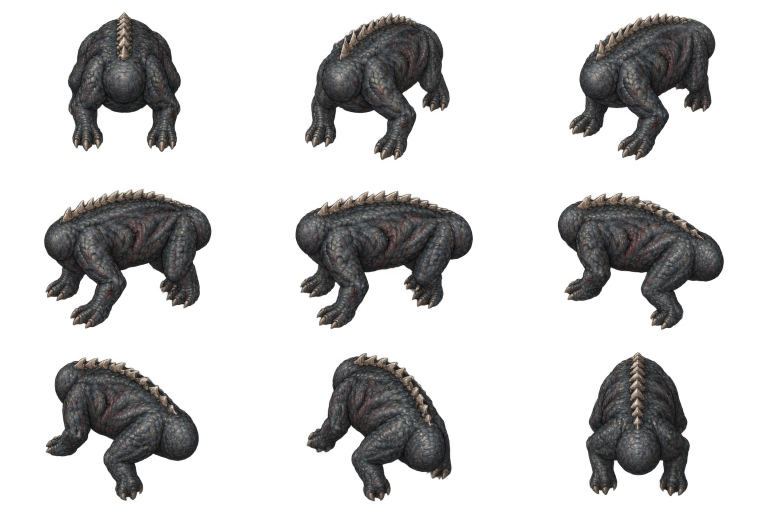
#> input picture martin/dungeon-crawler-01/art/characters/dragon/paint/body16.png, 1536 x 1024 px (shown at 1/2 size); its folder holds 4 pictures in this run
$ python cut_body.py
#> lines starting #> are read from the running program, lines starting #| are printed output that depends on the picture; after the words box and inside, x2 and y2 are one past the last pixel; in counts of white or black regions, pixels touching at a corner belong together
"""Cuts the painted legs off the dragon's 16-direction body: the game draws its own legs (painted bones and feet,
placed by IK), so the body sprite keeps only the torso, the short neck and tail ends, and the tops of the legs.

    python tools/dragon/cut_body.py [body16|body32] [--grow 5] [--soft 2]

Reads art/characters/dragon/paint/<name>.png (painted over guide/<name>.full.png: the body with whole legs, 3 x 3
cells, so the image model paints a real dragon rather than a grub) and guide/<name>.png (the same body with only
shoulder and haunch knobs where the legs join). Keeps the painting inside the knobbed body's outline grown by --grow px
(the painting doesn't follow the guide exactly) and softened by --soft px, and everything above that outline's lower
edge (the painted back and spikes stand higher than the guide's), and the upper half of the cell down to the middle of
that outline (the painting is a little wider than the guide); writes paint/<name>.cut.png. body16: the 9
views S ... N of 32 directions 0, 2 ... 16; body32: the 8 between them, 1, 3 ... 15 (its 9th cell is empty).
"""
import argparse, os
import numpy as np
from PIL import Image, ImageFilter

CW, CH = 512, 341
ROOT = os.path.join(os.path.dirname(os.path.abspath(__file__)), '..', '..', 'art', 'characters', 'dragon')


def main():
    ap = argparse.ArgumentParser()
    ap.add_argument('name', nargs='?', default='body16')
    ap.add_argument('--grow', type=int, default=5)
    ap.add_argument('--soft', type=int, default=2)
    a = ap.parse_args()
    paint = Image.open(os.path.join(ROOT, 'paint', a.name + '.png')).convert('RGBA')
#> paint is the input picture: PIL image 1536x1024 RGBA; mean R, G, B, A 44.8, 43.4, 42.4, 70.2
    guide = Image.open(os.path.join(ROOT, 'guide', a.name + '.png')).convert('L')
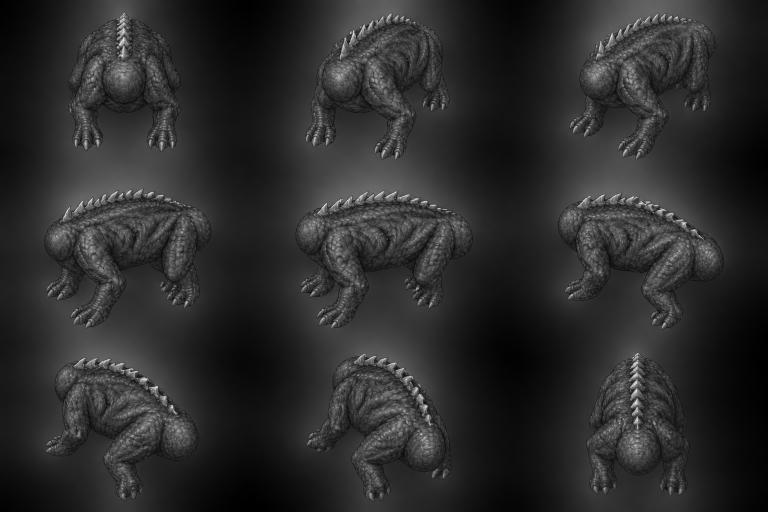
#> guide: PIL image 1536x1024 L (shown at 1/2 size); min 0, max 252, mean 43.7
    body = np.asarray(guide) < 250
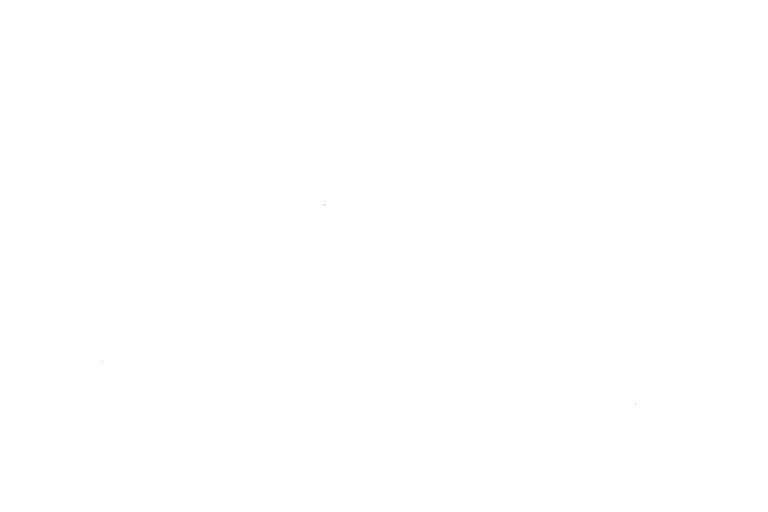
#> body: shape (1024, 1536) bool (shown at 1/2 size); 100% white; black in thin lines or dots, all inside (x1, y1, x2, y2) = (205, 409, 1271, 807)
    # everything above the body's lower edge counts (the painted back and spikes reach higher than the guide's)
    for r in range(3):
        for c in range(3):
            cell = body[r * CH:(r + 1) * CH, c * CW:(c + 1) * CW]
            low = np.where(cell.any(axis=0), CH - 1 - np.argmax(cell[::-1], axis=0), -1)
            ys = np.nonzero(cell.any(axis=1))[0]
            if not len(ys): continue   # an empty cell
            cell |= np.arange(CH)[:, None] <= low[None, :]
            cell[:int(ys[0] + 0.5 * (ys[-1] - ys[0]))] = True   # and the upper half whole (the painting is a little wider)
#> cell: shape (341, 512) bool; every value is 1
    m = Image.fromarray((body * 255).astype(np.uint8)).filter(ImageFilter.MaxFilter(a.grow * 2 + 1)).filter(ImageFilter.GaussianBlur(a.soft))
#> m: PIL image 1536x1024 L; every value is 255
    px = np.asarray(paint).astype(np.float32)
    px[..., 3] *= np.asarray(m, dtype=np.float32) / 255
    dst = os.path.join(ROOT, 'paint', a.name + '.cut.png')
    Image.fromarray(px.clip(0, 255).astype(np.uint8), 'RGBA').save(dst)
    print('wrote', dst)


if __name__ == '__main__':
    main()
